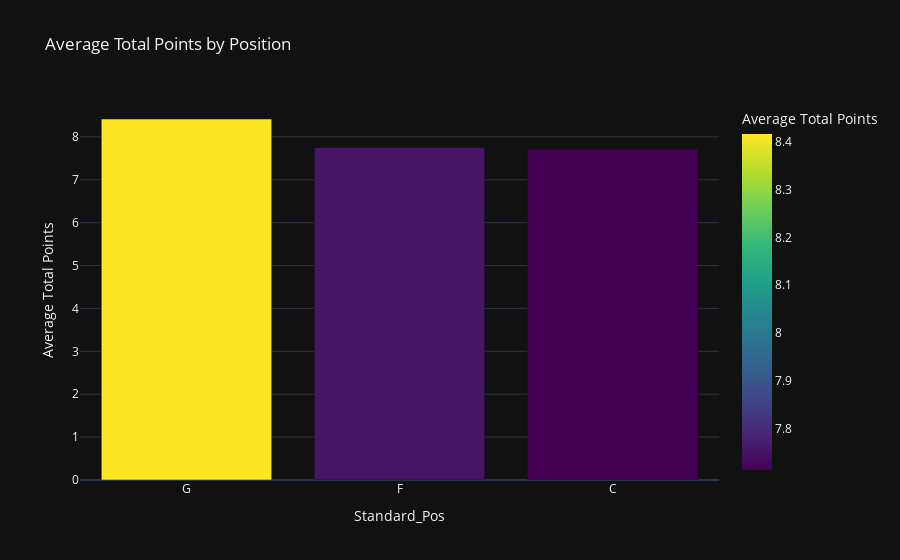

Notebook code for this chart:
### Code cell
fig = px.bar(position_stats,
             x='Standard_Pos',
             y='Total_Points',
             color='Total_Points',
             color_continuous_scale=px.colors.sequential.Viridis,
             title='Average Total Points by Position',
             labels={'Standard Pos': 'Position', 'Total_Points': 'Average Total Points'},
             template='plotly_dark')

fig.show()

### Figure 1 — Plotly figure (JSON) as saved in the notebook; plotly's stock layout.template omitted (floating-point values rounded to 4 significant figures)
{"data": [{"alignmentgroup": "True", "hovertemplate": "Standard_Pos=%{x}<br>Average Total Points=%{marker.color}<extra></extra>", "legendgroup": "", "marker": {"color": [8.416, 7.753, 7.713], "coloraxis": "coloraxis", "pattern": {"shape": ""}}, "name": "", "offsetgroup": "", "orientation": "v", "showlegend": false, "textposition": "auto", "type": "bar", "x": ["G", "F", "C"], "xaxis": "x", "y": [8.416, 7.753, 7.713], "yaxis": "y"}], "layout": {"barmode": "relative", "coloraxis": {"colorbar": {"title": {"text": "Average Total Points"}}, "colorscale": [[0, "#440154"], [0.1111, "#482878"], [0.2222, "#3e4989"], [0.3333, "#31688e"], [0.4444, "#26828e"], [0.5556, "#1f9e89"], [0.6667, "#35b779"], [0.7778, "#6ece58"], [0.8889, "#b5de2b"], [1, "#fde725"]]}, "legend": {"tracegroupgap": 0}, "title": {"text": "Average Total Points by Position"}, "xaxis": {"anchor": "y", "domain": [0, 1], "title": {"text": "Standard_Pos"}}, "yaxis": {"anchor": "x", "domain": [0, 1], "title": {"text": "Average Total Points"}}}}
